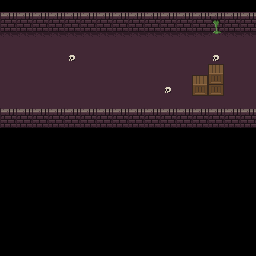

Rendered tile map (Tiled .tmx) drawn with the repository's tilesets; below, a short description and the full map source, tile grids included:
An orthogonal 16x16 tile map with 16x16 px tiles, 4 tile layers (floor, floordecal, walls, air) and 16 objects (16x light).

<map version="1.0" tiledversion="1.0.2" orientation="orthogonal" renderorder="right-down" width="16" height="16" tilewidth="16" tileheight="16" nextobjectid="47">
 <tileset firstgid="1" source="tileset.tsx" />
 <layer name="floor" width="16" height="16">
  <data encoding="csv">
0,0,0,0,0,0,0,0,0,0,0,0,0,0,0,0,
0,0,0,0,0,0,0,0,0,0,0,0,0,0,0,0,
33,33,33,33,33,33,33,33,33,33,33,33,33,36,33,33,
51,51,51,51,51,51,51,51,51,51,51,51,51,51,51,51,
51,51,51,51,51,51,51,51,51,51,51,51,51,51,51,51,
51,51,51,51,51,51,51,51,51,51,51,51,51,51,51,51,
51,51,51,51,51,51,51,51,51,51,51,51,51,51,51,51,
0,0,0,0,0,0,0,0,0,0,0,0,0,0,0,0,
0,0,0,0,0,0,0,0,0,0,0,0,0,0,0,0,
0,0,0,0,0,0,0,0,0,0,0,0,0,0,0,0,
0,0,0,0,0,0,0,0,0,0,0,0,0,0,0,0,
0,0,0,0,0,0,0,0,0,0,0,0,0,0,0,0,
0,0,0,0,0,0,0,0,0,0,0,0,0,0,0,0,
0,0,0,0,0,0,0,0,0,0,0,0,0,0,0,0,
0,0,0,0,0,0,0,0,0,0,0,0,0,0,0,0,
0,0,0,0,0,0,0,0,0,0,0,0,0,0,0,0
</data>
 </layer>
 <layer name="floordecal" width="16" height="16">
  <data encoding="csv">
0,0,0,0,0,0,0,0,0,0,0,0,0,0,0,0,
0,0,0,0,0,0,0,0,0,0,0,0,0,0,0,0,
0,0,0,0,0,0,0,0,0,0,0,0,0,0,0,0,
0,0,0,0,50,0,0,0,0,0,0,0,0,50,0,0,
0,0,0,0,0,0,0,0,0,0,0,0,0,0,0,0,
0,0,0,0,0,0,0,0,0,0,50,0,0,0,0,0,
0,0,0,0,0,0,0,0,0,0,0,0,0,0,0,0,
0,0,0,0,0,0,0,0,0,0,0,0,0,0,0,0,
0,0,0,0,0,0,0,0,0,0,0,0,0,0,0,0,
0,0,0,0,0,0,0,0,0,0,0,0,0,0,0,0,
0,0,0,0,0,0,0,0,0,0,0,0,0,0,0,0,
0,0,0,0,0,0,0,0,0,0,0,0,0,0,0,0,
0,0,0,0,0,0,0,0,0,0,0,0,0,0,0,0,
0,0,0,0,0,0,0,0,0,0,0,0,0,0,0,0,
0,0,0,0,0,0,0,0,0,0,0,0,0,0,0,0,
0,0,0,0,0,0,0,0,0,0,0,0,0,0,0,0
</data>
 </layer>
 <layer name="walls" width="16" height="16">
  <data encoding="csv">
0,0,0,0,0,0,0,0,0,0,0,0,0,0,0,0,
17,17,17,17,17,17,17,17,17,17,17,17,17,20,17,17,
0,0,0,0,0,0,0,0,0,0,0,0,0,0,0,0,
0,0,0,0,0,0,0,0,0,0,0,0,0,0,0,0,
0,0,0,0,0,0,0,0,0,0,0,0,0,103,0,0,
0,0,0,0,0,0,0,0,0,0,0,0,118,119,0,0,
0,0,0,0,0,0,0,0,0,0,0,0,0,0,0,0,
17,17,17,17,17,17,17,17,17,17,17,17,17,17,17,17,
0,0,0,0,0,0,0,0,0,0,0,0,0,0,0,0,
0,0,0,0,0,0,0,0,0,0,0,0,0,0,0,0,
0,0,0,0,0,0,0,0,0,0,0,0,0,0,0,0,
0,0,0,0,0,0,0,0,0,0,0,0,0,0,0,0,
0,0,0,0,0,0,0,0,0,0,0,0,0,0,0,0,
0,0,0,0,0,0,0,0,0,0,0,0,0,0,0,0,
0,0,0,0,0,0,0,0,0,0,0,0,0,0,0,0,
0,0,0,0,0,0,0,0,0,0,0,0,0,0,0,0
</data>
 </layer>
 <objectgroup name="objects">
  <object id="31" type="light" gid="169" x="0" y="48" width="16" height="16" />
  <object id="32" type="light" gid="169" x="32" y="48" width="16" height="16" />
  <object id="33" type="light" gid="169" x="64" y="48" width="16" height="16" />
  <object id="34" type="light" gid="169" x="96" y="48" width="16" height="16" />
  <object id="35" type="light" gid="169" x="128" y="48" width="16" height="16" />
  <object id="36" type="light" gid="169" x="160" y="48" width="16" height="16" />
  <object id="37" type="light" gid="169" x="192" y="48" width="16" height="16" />
  <object id="38" type="light" gid="169" x="224" y="48" width="16" height="16" />
  <object id="39" type="light" gid="169" x="224" y="112" width="16" height="16" />
  <object id="40" type="light" gid="169" x="192" y="112" width="16" height="16" />
  <object id="41" type="light" gid="169" x="160" y="112" width="16" height="16" />
  <object id="42" type="light" gid="169" x="128" y="112" width="16" height="16" />
  <object id="43" type="light" gid="169" x="96" y="112" width="16" height="16" />
  <object id="44" type="light" gid="169" x="64" y="112" width="16" height="16" />
  <object id="45" type="light" gid="169" x="32" y="112" width="16" height="16" />
  <object id="46" type="light" gid="169" x="0" y="112" width="16" height="16" />
 </objectgroup>
 <layer name="air" width="16" height="16">
  <data encoding="csv">
1,1,1,1,1,1,1,1,1,1,1,1,1,1,1,1,
0,0,0,0,0,0,0,0,0,0,0,0,0,0,0,0,
0,0,0,0,0,0,0,0,0,0,0,0,0,0,0,0,
0,0,0,0,0,0,0,0,0,0,0,0,0,0,0,0,
0,0,0,0,0,0,0,0,0,0,0,0,102,0,0,0,
0,0,0,0,0,0,0,0,0,0,0,0,0,0,0,0,
1,1,1,1,1,1,1,1,1,1,1,1,1,1,1,1,
0,0,0,0,0,0,0,0,0,0,0,0,0,0,0,0,
0,0,0,0,0,0,0,0,0,0,0,0,0,0,0,0,
0,0,0,0,0,0,0,0,0,0,0,0,0,0,0,0,
0,0,0,0,0,0,0,0,0,0,0,0,0,0,0,0,
0,0,0,0,0,0,0,0,0,0,0,0,0,0,0,0,
0,0,0,0,0,0,0,0,0,0,0,0,0,0,0,0,
0,0,0,0,0,0,0,0,0,0,0,0,0,0,0,0,
0,0,0,0,0,0,0,0,0,0,0,0,0,0,0,0,
0,0,0,0,0,0,0,0,0,0,0,0,0,0,0,0
</data>
 </layer>
</map>
